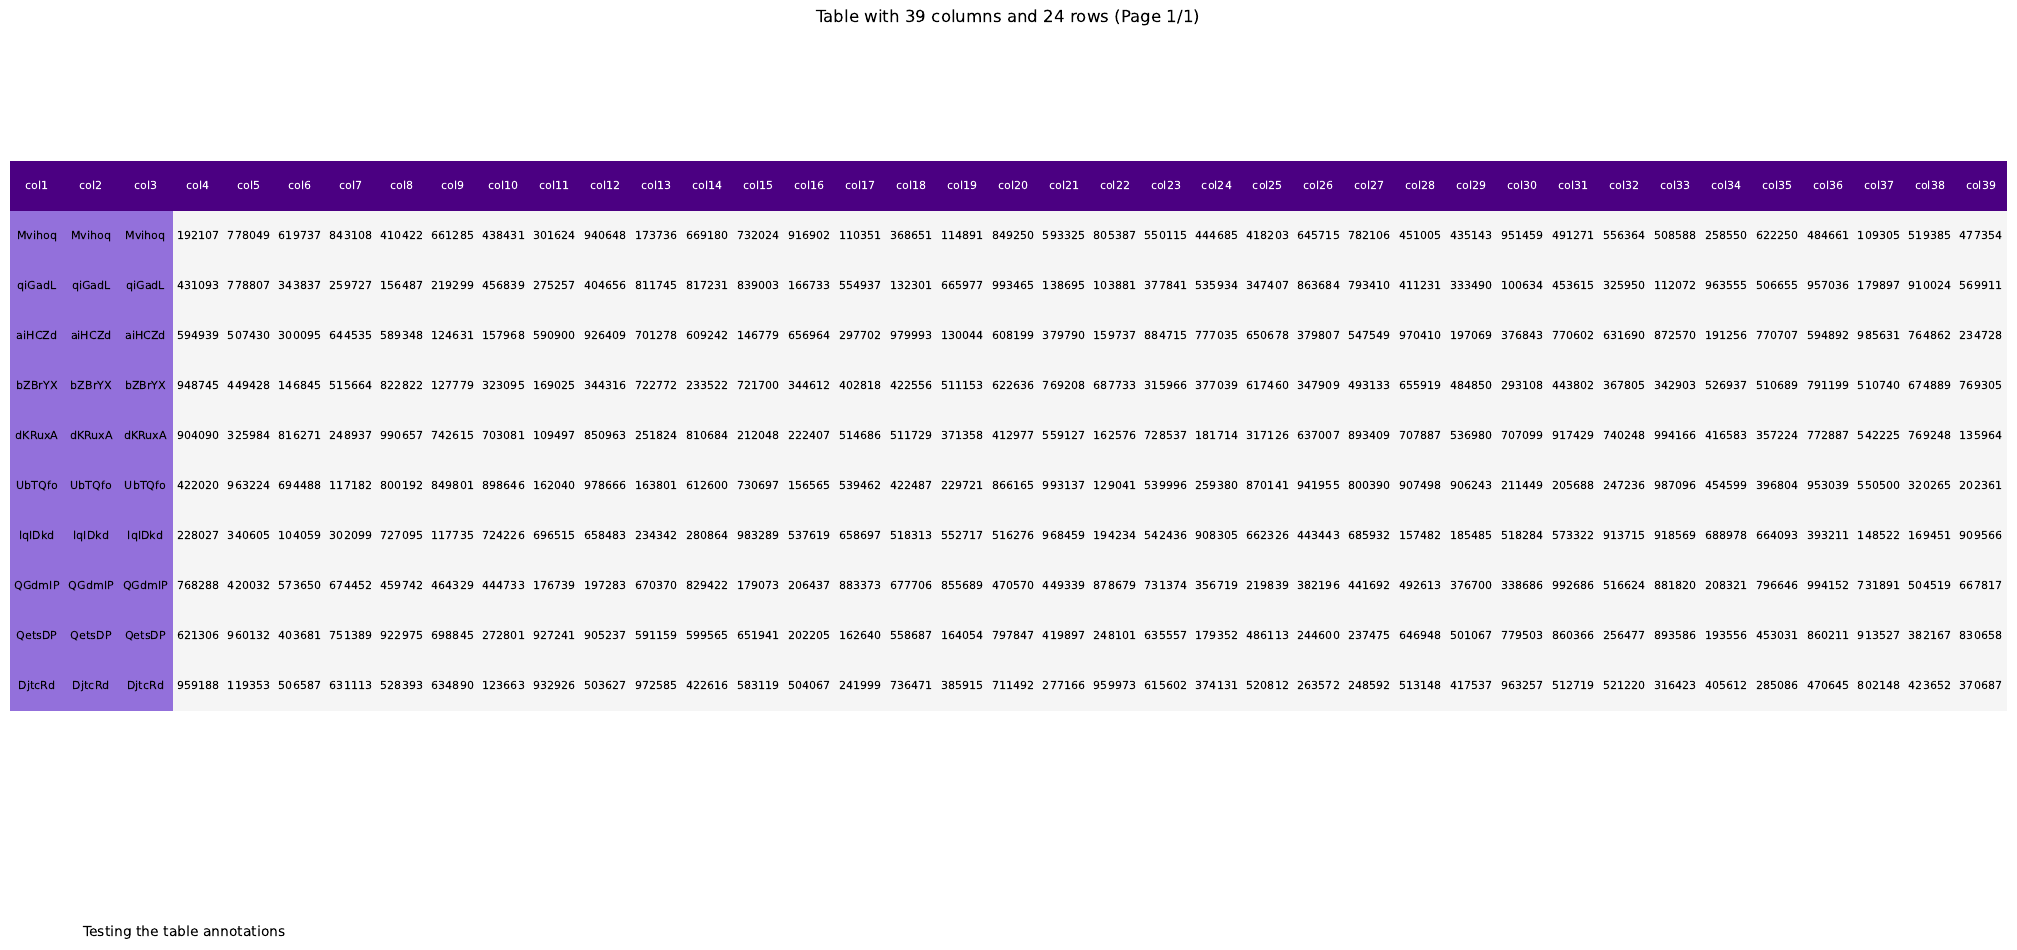

Recreate this plot in Python.
import pandas as pd
import numpy as np
import matplotlib.pyplot as plt
from matplotlib.backends.backend_pdf import PdfPages
import random
import string
from math import ceil
import matplotlib.colors as mcolors
import lorem

annotation_text = lorem.paragraph()


class Table:
    def __init__(self, df, title, rows_per_page=24):
        self.df = df
        self.title = title
        self.rows_per_page = rows_per_page
        self.annotations = []

    def _style_cells1(self, table, ax, table_data):
        for (row, col), cell in table.get_celld().items():
            if row == 0:
                cell.set_facecolor('#003f5c')  # Header color
                cell.set_text_props(color='white', fontsize=14, ha='center')
            else:
                if col < 3:  # The first three columns
                    cell.set_facecolor('#ffa600')  # First three column color
                else:
                    cell.set_facecolor('#bc5090')  # Other cell color
                cell.set_text_props(color='black', ha='center', alpha=1)
            cell.set_edgecolor('none')

    def _style_cells(self, table, ax, table_data):
        for (row, col), cell in table.get_celld().items():
            if row == 0:
                cell.set_facecolor('#4B0082')  # Header color
                cell.set_text_props(color='white', fontsize=14, ha='center')
            else:
                if col < 3:  # The first three columns
                    cell.set_facecolor('#9370DB')  # First three column color
                else:
                    cell.set_facecolor('#F5F5F5')  # Other cell color
                cell.set_text_props(color='black', ha='center', alpha=1)
            cell.set_edgecolor('none')

    def setup_table(self, table, ax, table_data):
        table.auto_set_font_size(False)
        table.set_fontsize(8)  # Reduced fontsize
        #table.scale(1, 3)

    def add_annotations(self, annotations):
        if isinstance(annotations, list):
            self.annotations.extend(annotations)
        else:
            self.annotations.append(annotations)

    def _add_annotations_to_figure(self, fig):
        for i, annotation in enumerate(self.annotations, start=1):
            fig.text(0.05, 0.05 - 0.03 * i, annotation, fontsize=10, transform=plt.gcf().transFigure)

    def save(self, file_name):
        num_pages = ceil(len(self.df) / self.rows_per_page)
        with PdfPages(file_name) as pdf_pages:
            for page in range(num_pages):
                start = page * self.rows_per_page
                end = (page + 1) * self.rows_per_page
                fig, ax = plt.subplots(figsize=(20, 11.7 * .9))  # 11.7*0.9 gives 90% of A4 paper height in inches
                ax.set_facecolor('#eafff5')
                ax.set_title(f'{self.title} (Page {page + 1}/{num_pages})')
                table_data = self.df.iloc[start:end]
                table = ax.table(cellText=table_data.values, colLabels=table_data.columns, loc='center')
                ln = len(table_data)
                result = 1.9 if ln == 24 else 3
                table.scale(1, result)
                table.auto_set_font_size(False)
                table.set_fontsize(10)
                table.auto_set_column_width(col=list(range(len(self.df.columns))))
                self._style_cells(table, ax, table_data)
                self.setup_table(table, ax, table_data)
                self._add_annotations_to_figure(fig)
                ax.axis('off')
                pdf_pages.savefig(fig, bbox_inches='tight')
                plt.close(fig)

    def show(self):
        num_pages = ceil(len(self.df) / self.rows_per_page)
        for page in range(num_pages):
            start = page * self.rows_per_page
            end = (page + 1) * self.rows_per_page
            fig, ax = plt.subplots(figsize=(20, 11.7 * 0.9))
            ax.set_facecolor('#eafff5')
            ax.set_title(f'{self.title} (Page {page + 1}/{num_pages})')
            table_data = self.df.iloc[start:end]
            table = ax.table(cellText=table_data.values, colLabels=table_data.columns, loc='center')
            self._style_cells(table, ax, table_data)
            self.setup_table(table, table_data)
            self._add_annotations_to_figure(fig)
            ax.axis('off')
            plt.show()

class OrangeTable1(Table):
    def __init__(self, df, title, rows_per_page=24):
        super().__init__(df, title, rows_per_page)
        self._header_color = mcolors.CSS4_COLORS['darkorange']
        self._first_three_columns_color = mcolors.CSS4_COLORS['lightsalmon']
        self._other_cell_color = mcolors.CSS4_COLORS['papayawhip']

    @property
    def header_color(self):
        return self._header_color

    @header_color.setter
    def header_color(self, color):
        self._header_color = color

    @property
    def first_three_columns_color(self):
        return self._first_three_columns_color

    @first_three_columns_color.setter
    def first_three_columns_color(self, color):
        self._first_three_columns_color = color

    @property
    def other_cell_color(self):
        return self._other_cell_color

    @other_cell_color.setter
    def other_cell_color(self, color):
        self._other_cell_color = color

    def _style_cells(self, table, ax,table_data):
        for (row, col), cell in table.get_celld().items():
            if row == 0:
                cell.set_facecolor(self.header_color)
                cell.set_text_props(color='white', fontsize=14, ha='center')
            else:
                if col < 3:  # The first three columns
                    cell.set_facecolor(self.first_three_columns_color)
                else:
                    cell.set_facecolor(self.other_cell_color)
                cell.set_text_props(color='black', ha='center', alpha=1)
            cell.set_edgecolor('none')

    def setup_table(self, table, ax, table_data):
        table.auto_set_font_size(False)
        table.set_fontsize(14)  # You can adjust this value as needed

        #table.scale(1, 1.0)  # You can adjust these values as needed
        table.auto_set_column_width(col=list(range(len(self.df.columns))))

        if table_data.shape[1] >= table_data.shape[0]:  # Check if columns >= rows
            num_rows = len(table_data) + 1  # account for header row in matplotlib table
            num_cols = len(self.df.columns)
            for i in range(num_cols - 1, -1, -1):
                for j in range(num_rows - 1, num_cols - i, -1):
                    table[j, i].set_facecolor('gainsboro')
class OrangeTable(Table):
    def _style_cells1(self, table, ax, table_data):
        for (row, col), cell in table.get_celld().items():
            if row == 0:
                cell.set_facecolor('#FF8C00')  # Header color
                cell.set_text_props(color='white', fontsize=14, ha='center')
            else:
                if col < 3:  # The first three columns
                    cell.set_facecolor('#FFA07A')  # First three column color
                else:
                    cell.set_facecolor('#FFEFD5')  # Other cell color
                cell.set_text_props(color='black', ha='center', alpha=1)
            cell.set_edgecolor('none')

    def setup_table(self, table, ax, table_data):
        table.auto_set_font_size(False)
        table.set_fontsize(12)  # You can adjust this value as needed
        #table.auto_set_column_width(col=list(range(len(self.df.columns))))
        #table.scale(1.5, 4)  # You can adjust these values as needed

        if table_data.shape[1] >= table_data.shape[0]:  # Check if columns >= rows
            num_rows = len(table_data) + 1  # account for header row in matplotlib table
            num_cols = len(self.df.columns)
            for i in range(num_cols - 1, -1, -1):
                for j in range(num_rows - 1, num_cols - i, -1):
                    table[j, i].set_facecolor('lightblue')


    def _style_cells(self, table, ax,table_data):
        for (row, col), cell in table.get_celld().items():
            if row == 0:
                cell.set_facecolor(mcolors.CSS4_COLORS['darkorange'])  # Header color
                cell.set_text_props(color='white', fontsize=14, ha='center')
            else:
                if col < 3:  # The first three columns
                    cell.set_facecolor(mcolors.CSS4_COLORS['lightsalmon'])  # First three column color
                else:
                    cell.set_facecolor(mcolors.CSS4_COLORS['papayawhip'])  # Other cell color
                cell.set_text_props(color='black', ha='center', alpha=1)
            cell.set_edgecolor('none')


n_rows = 24
n_cols = 39

# Generate random 6-letter strings
random_strings = [''.join(random.choices(string.ascii_uppercase + string.ascii_lowercase, k=6)) for _ in range(n_rows)]


random_strings1 = [''.join(random.choices(string.ascii_uppercase + string.ascii_lowercase, k=6)) for _ in range(10)]

# Create DataFrame
df = pd.DataFrame()

df1 = pd.DataFrame()

# Add first 3 columns of 6-letter strings
for i in range(3):
    df[f'col{i + 1}'] = random_strings

# Add remaining columns of random integers
# Add remaining columns of random integers with 6 digits
for i in range(3, n_cols):
    df[f'col{i + 1}'] = np.random.randint(100000, 1000000, size=n_rows)

for i in range(3):
    df1[f'col{i + 1}'] = random_strings1

# Add remaining columns of random integers
# Add remaining columns of random integers with 6 digits
for i in range(3, n_cols):
    df1[f'col{i + 1}'] = np.random.randint(100000, 1000000, size=10)

# Create a table
table = Table(df1, "Table with 39 columns and 24 rows")
table.add_annotations("Testing the table annotations")
table.save("table3.pdf")

table1 = OrangeTable(df, "Orange Table")
table1.add_annotations(["This is an orange table.", "ANOTHER LINE FOR TESTING"])
table1.save("orange_table3.pdf")
table2 = OrangeTable1(df, 'Orange Table')

# Change colors using setters
table2.header_color = mcolors.CSS4_COLORS['orangered']
table2.first_three_columns_color = mcolors.CSS4_COLORS['navajowhite']
table2.other_cell_color = mcolors.CSS4_COLORS['seashell']
table2.add_annotations(annotation_text)
# Save table to a PDF
table2.save("orange_table_setters.pdf")